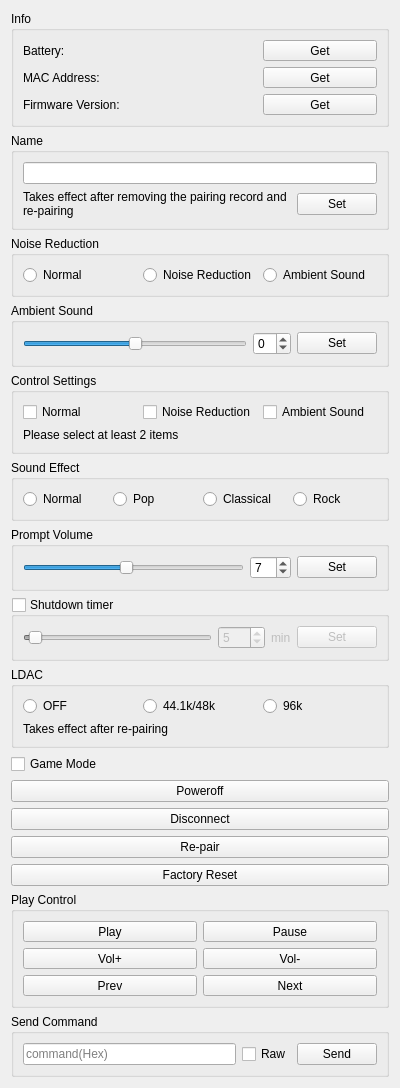
<?xml version="1.0" encoding="UTF-8"?>
<ui version="4.0">
 <class>BaseDevice</class>
 <widget class="QWidget" name="BaseDevice">
  <property name="geometry">
   <rect>
    <x>0</x>
    <y>0</y>
    <width>400</width>
    <height>1070</height>
   </rect>
  </property>
  <property name="sizePolicy">
   <sizepolicy hsizetype="Preferred" vsizetype="Expanding">
    <horstretch>0</horstretch>
    <verstretch>0</verstretch>
   </sizepolicy>
  </property>
  <property name="windowTitle">
   <string>BaseDevice</string>
  </property>
  <layout class="QVBoxLayout" name="verticalLayout_5">
   <item>
    <widget class="QGroupBox" name="infoGroup">
     <property name="title">
      <string>Info</string>
     </property>
     <layout class="QVBoxLayout" name="verticalLayout_4">
      <item>
       <layout class="QHBoxLayout" name="horizontalLayout_2">
        <item>
         <widget class="QLabel" name="label_5">
          <property name="text">
           <string>Battery:</string>
          </property>
         </widget>
        </item>
        <item>
         <widget class="QLabel" name="batteryLabel">
          <property name="text">
           <string/>
          </property>
         </widget>
        </item>
        <item>
         <widget class="QPushButton" name="batteryGetButton">
          <property name="text">
           <string>Get</string>
          </property>
         </widget>
        </item>
       </layout>
      </item>
      <item>
       <layout class="QHBoxLayout" name="horizontalLayout_10">
        <item>
         <widget class="QLabel" name="label_6">
          <property name="text">
           <string>MAC Address:</string>
          </property>
         </widget>
        </item>
        <item>
         <widget class="QLabel" name="MACLabel">
          <property name="text">
           <string/>
          </property>
         </widget>
        </item>
        <item>
         <widget class="QPushButton" name="MACGetButton">
          <property name="text">
           <string>Get</string>
          </property>
         </widget>
        </item>
       </layout>
      </item>
      <item>
       <layout class="QHBoxLayout" name="horizontalLayout_11">
        <item>
         <widget class="QLabel" name="label_8">
          <property name="text">
           <string>Firmware Version:</string>
          </property>
         </widget>
        </item>
        <item>
         <widget class="QLabel" name="firmwareLabel">
          <property name="text">
           <string/>
          </property>
         </widget>
        </item>
        <item>
         <widget class="QPushButton" name="firmwareGetButton">
          <property name="text">
           <string>Get</string>
          </property>
         </widget>
        </item>
       </layout>
      </item>
     </layout>
    </widget>
   </item>
   <item>
    <widget class="QGroupBox" name="nameGroup">
     <property name="title">
      <string>Name</string>
     </property>
     <layout class="QVBoxLayout" name="verticalLayout_3">
      <item>
       <widget class="QLineEdit" name="nameEdit"/>
      </item>
      <item>
       <layout class="QHBoxLayout" name="horizontalLayout_8">
        <item>
         <widget class="QLabel" name="label">
          <property name="sizePolicy">
           <sizepolicy hsizetype="Expanding" vsizetype="Preferred">
            <horstretch>0</horstretch>
            <verstretch>0</verstretch>
           </sizepolicy>
          </property>
          <property name="text">
           <string>Takes effect after removing the pairing record and re-pairing</string>
          </property>
          <property name="wordWrap">
           <bool>true</bool>
          </property>
         </widget>
        </item>
        <item>
         <widget class="QPushButton" name="nameSetButton">
          <property name="text">
           <string>Set</string>
          </property>
         </widget>
        </item>
       </layout>
      </item>
     </layout>
    </widget>
   </item>
   <item>
    <widget class="QGroupBox" name="noiseGroup">
     <property name="title">
      <string>Noise Reduction</string>
     </property>
     <layout class="QHBoxLayout" name="horizontalLayout">
      <item>
       <widget class="QRadioButton" name="noiseNormalButton">
        <property name="text">
         <string>Normal</string>
        </property>
       </widget>
      </item>
      <item>
       <widget class="QRadioButton" name="noiseReductionButton">
        <property name="text">
         <string>Noise Reduction</string>
        </property>
       </widget>
      </item>
      <item>
       <widget class="QRadioButton" name="noiseAmbientSoundButton">
        <property name="text">
         <string>Ambient Sound</string>
        </property>
       </widget>
      </item>
     </layout>
    </widget>
   </item>
   <item>
    <widget class="QGroupBox" name="ambientSoundGroup">
     <property name="title">
      <string>Ambient Sound</string>
     </property>
     <layout class="QHBoxLayout" name="horizontalLayout_7">
      <item>
       <widget class="QSlider" name="ASSlider">
        <property name="minimum">
         <number>-3</number>
        </property>
        <property name="maximum">
         <number>3</number>
        </property>
        <property name="pageStep">
         <number>1</number>
        </property>
        <property name="value">
         <number>0</number>
        </property>
        <property name="orientation">
         <enum>Qt::Horizontal</enum>
        </property>
       </widget>
      </item>
      <item>
       <widget class="QSpinBox" name="ASBox">
        <property name="minimum">
         <number>-3</number>
        </property>
        <property name="maximum">
         <number>3</number>
        </property>
        <property name="value">
         <number>0</number>
        </property>
       </widget>
      </item>
      <item>
       <widget class="QPushButton" name="ASSetButton">
        <property name="text">
         <string>Set</string>
        </property>
       </widget>
      </item>
     </layout>
    </widget>
   </item>
   <item>
    <widget class="QGroupBox" name="controlSettingsGroup">
     <property name="title">
      <string>Control Settings</string>
     </property>
     <layout class="QVBoxLayout" name="verticalLayout">
      <item>
       <layout class="QHBoxLayout" name="horizontalLayout_9">
        <item>
         <widget class="QCheckBox" name="CSNormalBox">
          <property name="text">
           <string>Normal</string>
          </property>
         </widget>
        </item>
        <item>
         <widget class="QCheckBox" name="CSNoiseReductionBox">
          <property name="text">
           <string>Noise Reduction</string>
          </property>
         </widget>
        </item>
        <item>
         <widget class="QCheckBox" name="CSAmbientSoundBox">
          <property name="text">
           <string>Ambient Sound</string>
          </property>
         </widget>
        </item>
       </layout>
      </item>
      <item>
       <widget class="QLabel" name="label_4">
        <property name="text">
         <string>Please select at least 2 items</string>
        </property>
        <property name="wordWrap">
         <bool>true</bool>
        </property>
       </widget>
      </item>
     </layout>
    </widget>
   </item>
   <item>
    <widget class="QGroupBox" name="soundEffectGroup">
     <property name="title">
      <string>Sound Effect</string>
     </property>
     <layout class="QHBoxLayout" name="horizontalLayout_4">
      <item>
       <widget class="QRadioButton" name="SENormalButton">
        <property name="text">
         <string>Normal</string>
        </property>
       </widget>
      </item>
      <item>
       <widget class="QRadioButton" name="SEPopButton">
        <property name="text">
         <string>Pop</string>
        </property>
       </widget>
      </item>
      <item>
       <widget class="QRadioButton" name="SEClassicalButton">
        <property name="text">
         <string>Classical</string>
        </property>
       </widget>
      </item>
      <item>
       <widget class="QRadioButton" name="SERockButton">
        <property name="text">
         <string>Rock</string>
        </property>
       </widget>
      </item>
     </layout>
    </widget>
   </item>
   <item>
    <widget class="QGroupBox" name="promptVolumeGroup">
     <property name="title">
      <string>Prompt Volume</string>
     </property>
     <layout class="QHBoxLayout" name="horizontalLayout_5">
      <item>
       <widget class="QSlider" name="PVSlider">
        <property name="minimum">
         <number>0</number>
        </property>
        <property name="maximum">
         <number>15</number>
        </property>
        <property name="pageStep">
         <number>1</number>
        </property>
        <property name="value">
         <number>7</number>
        </property>
        <property name="orientation">
         <enum>Qt::Horizontal</enum>
        </property>
       </widget>
      </item>
      <item>
       <widget class="QSpinBox" name="PVBox">
        <property name="maximum">
         <number>15</number>
        </property>
        <property name="value">
         <number>7</number>
        </property>
       </widget>
      </item>
      <item>
       <widget class="QPushButton" name="PVSetButton">
        <property name="text">
         <string>Set</string>
        </property>
       </widget>
      </item>
     </layout>
    </widget>
   </item>
   <item>
    <widget class="QGroupBox" name="shutdownTimerGroup">
     <property name="title">
      <string>Shutdown timer</string>
     </property>
     <property name="checkable">
      <bool>true</bool>
     </property>
     <property name="checked">
      <bool>false</bool>
     </property>
     <layout class="QHBoxLayout" name="horizontalLayout_6">
      <item>
       <widget class="QSlider" name="STSlider">
        <property name="maximum">
         <number>180</number>
        </property>
        <property name="pageStep">
         <number>5</number>
        </property>
        <property name="value">
         <number>5</number>
        </property>
        <property name="orientation">
         <enum>Qt::Horizontal</enum>
        </property>
       </widget>
      </item>
      <item>
       <widget class="QSpinBox" name="STBox">
        <property name="maximum">
         <number>180</number>
        </property>
        <property name="value">
         <number>5</number>
        </property>
       </widget>
      </item>
      <item>
       <widget class="QLabel" name="label_3">
        <property name="text">
         <string>min</string>
        </property>
       </widget>
      </item>
      <item>
       <widget class="QPushButton" name="STSetButton">
        <property name="text">
         <string>Set</string>
        </property>
       </widget>
      </item>
     </layout>
    </widget>
   </item>
   <item>
    <widget class="QGroupBox" name="LDACGroup">
     <property name="title">
      <string>LDAC</string>
     </property>
     <layout class="QVBoxLayout" name="verticalLayout_2">
      <item>
       <layout class="QHBoxLayout" name="horizontalLayout_3">
        <item>
         <widget class="QRadioButton" name="LDACOFFButton">
          <property name="text">
           <string>OFF</string>
          </property>
         </widget>
        </item>
        <item>
         <widget class="QRadioButton" name="LDAC48kButton">
          <property name="text">
           <string>44.1k/48k</string>
          </property>
         </widget>
        </item>
        <item>
         <widget class="QRadioButton" name="LDAC96kButton">
          <property name="text">
           <string>96k</string>
          </property>
         </widget>
        </item>
       </layout>
      </item>
      <item>
       <widget class="QLabel" name="label_2">
        <property name="text">
         <string>Takes effect after re-pairing</string>
        </property>
        <property name="wordWrap">
         <bool>true</bool>
        </property>
       </widget>
      </item>
     </layout>
    </widget>
   </item>
   <item>
    <widget class="QCheckBox" name="gameModeBox">
     <property name="text">
      <string>Game Mode</string>
     </property>
    </widget>
   </item>
   <item>
    <widget class="QPushButton" name="poweroffButton">
     <property name="text">
      <string>Poweroff</string>
     </property>
    </widget>
   </item>
   <item>
    <widget class="QPushButton" name="disconenctButton">
     <property name="text">
      <string>Disconnect</string>
     </property>
    </widget>
   </item>
   <item>
    <widget class="QPushButton" name="re_pairButton">
     <property name="text">
      <string>Re-pair</string>
     </property>
    </widget>
   </item>
   <item>
    <widget class="QPushButton" name="resetButton">
     <property name="text">
      <string>Factory Reset</string>
     </property>
    </widget>
   </item>
   <item>
    <widget class="QGroupBox" name="playControlGroup">
     <property name="title">
      <string>Play Control</string>
     </property>
     <layout class="QGridLayout" name="gridLayout">
      <item row="1" column="0">
       <widget class="QPushButton" name="PCVolUpButton">
        <property name="text">
         <string>Vol+</string>
        </property>
       </widget>
      </item>
      <item row="1" column="1">
       <widget class="QPushButton" name="PCVolDownButton">
        <property name="text">
         <string>Vol-</string>
        </property>
       </widget>
      </item>
      <item row="0" column="0">
       <widget class="QPushButton" name="PCPlayButton">
        <property name="text">
         <string>Play</string>
        </property>
       </widget>
      </item>
      <item row="0" column="1">
       <widget class="QPushButton" name="PCPauseButton">
        <property name="text">
         <string>Pause</string>
        </property>
       </widget>
      </item>
      <item row="2" column="0">
       <widget class="QPushButton" name="PCPrevButton">
        <property name="text">
         <string>Prev</string>
        </property>
       </widget>
      </item>
      <item row="2" column="1">
       <widget class="QPushButton" name="PCNextButton">
        <property name="text">
         <string>Next</string>
        </property>
       </widget>
      </item>
     </layout>
    </widget>
   </item>
   <item>
    <widget class="QGroupBox" name="commandGroup">
     <property name="title">
      <string>Send Command</string>
     </property>
     <layout class="QHBoxLayout" name="horizontalLayout_12">
      <item>
       <widget class="QLineEdit" name="cmdEdit">
        <property name="placeholderText">
         <string>command(Hex)</string>
        </property>
       </widget>
      </item>
      <item>
       <widget class="QCheckBox" name="cmdRawBox">
        <property name="text">
         <string>Raw</string>
        </property>
       </widget>
      </item>
      <item>
       <widget class="QPushButton" name="cmdSentButton">
        <property name="text">
         <string>Send</string>
        </property>
       </widget>
      </item>
     </layout>
    </widget>
   </item>
   <item>
    <spacer name="verticalSpacer">
     <property name="orientation">
      <enum>Qt::Vertical</enum>
     </property>
     <property name="sizeHint" stdset="0">
      <size>
       <width>20</width>
       <height>1</height>
      </size>
     </property>
    </spacer>
   </item>
  </layout>
 </widget>
 <resources/>
 <connections/>
</ui>
